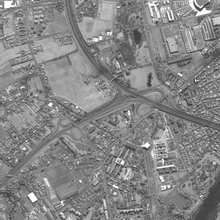
%> input picture data/toulouse1_qb.gif, 220 x 220 px, shrunk from 2048 x 2048 before the run
$ octave test.m   (GNU Octave 9; MATLAB toolbox functions it lacks are replaced by stand-ins)
%> lines starting %> are read from the running program, lines starting %| are printed output that depends on the picture; in (x1, y1, x2, y2) boxes, pixels count from 0 and x2, y2 are one past the last pixel; in counts of white or black regions, pixels touching at a corner belong together; the program's own positions count from 1
I=imread('toulouse1_qb.gif');
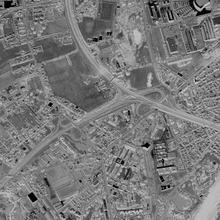
%> I: size 220x220 uint8; min 0, max 200, mean 121
Im=double(I);
figure;
imshow(I);

%%
I_seuil=zeros(size(Im));
s=10;
%detection par seuillage
I_seuil((Im<s))=1;
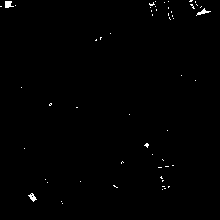
%> I_seuil: size 220x220 double; values 0 (black) and 1 (white), 0.55% white in thin lines or dots, all inside (x1, y1, x2, y2) = (0, 0, 211, 204)
I_seuil((Im>=s))=0;
figure;
imshow((Im<s));

%%
%croissance de region

tolerance=5;

[M,N]=size(I);
%> M = 220; N = 220
Y=zeros(M,N);
for i=1:M
    for j=1:N
        if(I_seuil(i,j)==1 && Y(i,j)==0)
            Y=region(i,j,Im,Y,tolerance);
        end
    end
end
% Y=max(region(y,x,Im),Y);
figure,imshow(Y);
% Phi = segCroissRegion(tolerance,I,x,y);
% figure;
% imshow(Phi);
